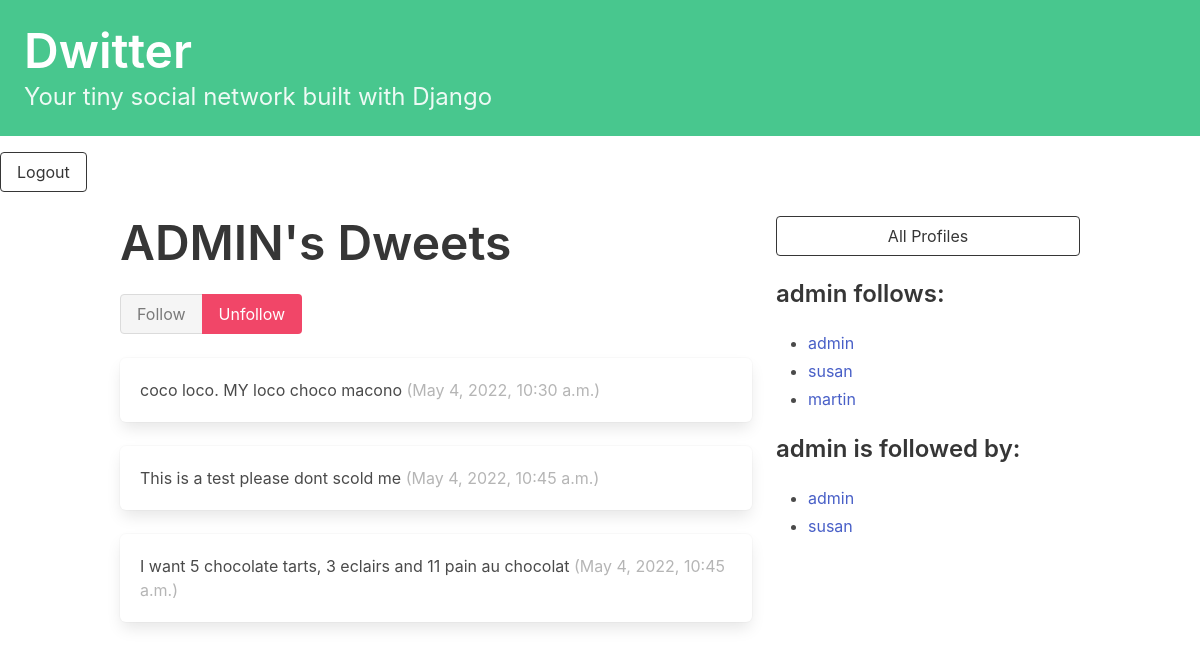
/profile/1 (signed in), run on an earlier commit of the app's database.
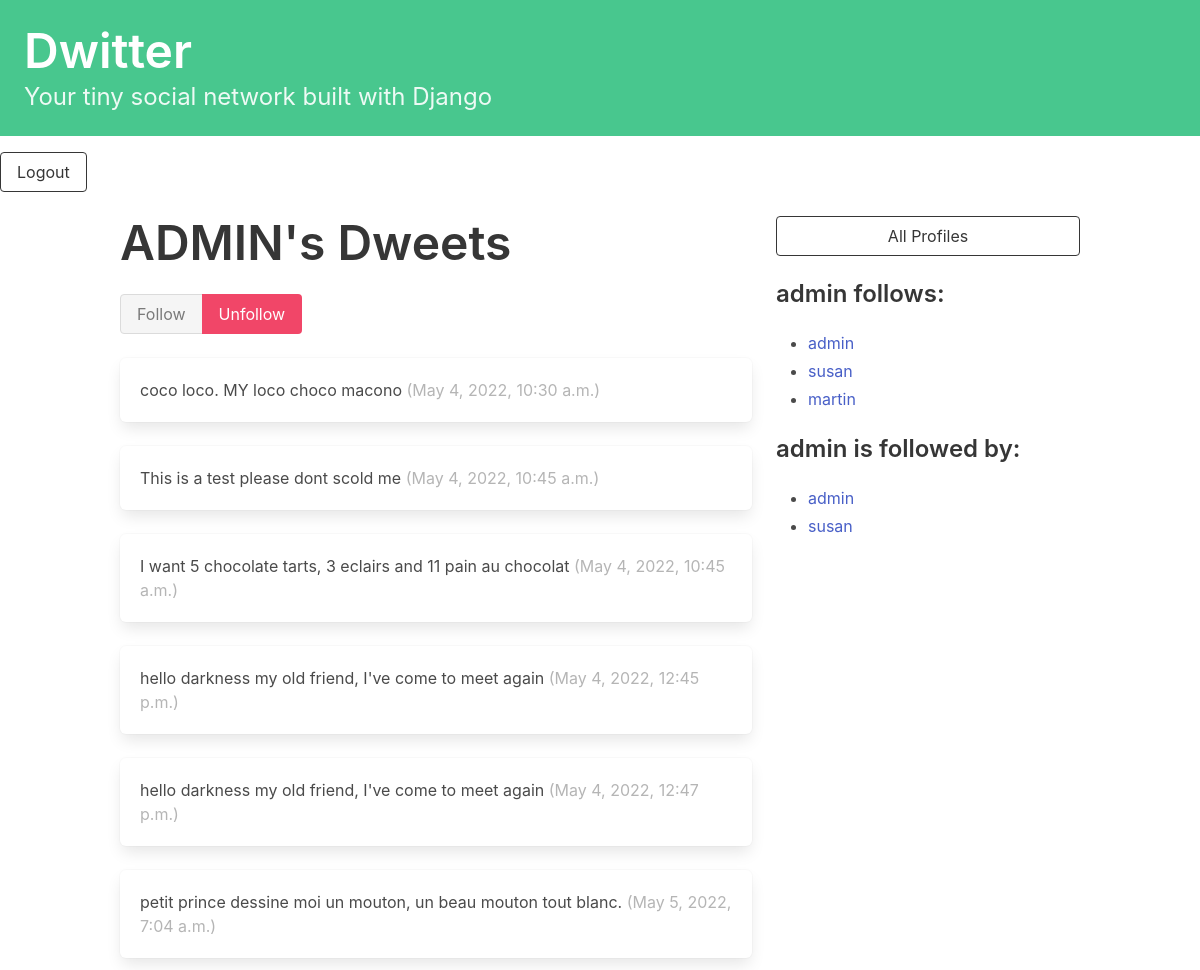
And on a later commit of the database.
### dwitter/models.py (models this page shows, shortened)
class Dweet(models.Model):
    user = models.ForeignKey(
        User, related_name="dweets", on_delete=models.DO_NOTHING
        )
    body = models.CharField(max_length=140)
    created_at = models.DateTimeField(auto_now_add=True)

class Profile(models.Model):
    user = models.OneToOneField(User, on_delete=models.CASCADE)
    follows = models.ManyToManyField(
        "self",
        related_name="followed_by",
        symmetrical=False,
        blank=True
    )
    def __str__(self):
        return self.user.username

### dwitter/views.py (the view, shortened to what this page needs)
# urls.py: path("profile/<int:pk>", profile, name="profile"),
@login_required
def profile(request, pk):
    if not hasattr(request.user, 'profile'):
        missing_profile = Profile(user=request.user)
        missing_profile.save()
    profile = Profile.objects.get(pk=pk)
    return render(request, "dwitter/profile.html", {"profile": profile})

### dwitter/templates/dwitter/profile.html (shortened to what this page needs)
{% extends "base.html" %}
{% block content %}
<div class="column">
    <div class="block">
    <h1 class="title is-1">
        {{profile.user.username|upper}}'s Dweets
    </h1>
    <form method="post">
        <div class="buttons has-addons">
            {% if profile in user.profile.follows.all %}
                <button class="button is-success is-static">Follow</button>
                <button class="button is-danger" name="follow" value="unfollow">
                    Unfollow
                </button>
            {% else %}
                <button class="button is-success" name="follow" value="follow">
                    Follow
                </button>
                <button class="button is-danger is-static">Unfollow</button>
            {% endif %}
        </div>
    </form>
    </div>
      <div class="content">
        {% for dweet in profile.user.dweets.all %}
        <div class="box">
            {{ dweet.body }}
            <span class="is-small has-text-grey-light">
                ({{dweet.created_at }})
            </span>
        </div>
        {% endfor %}
    </div>
</div>
<div class="column is-one-third">
    <div class="block">
        <a href="{% url 'dwitter:profile_list' %}">
            <button class="button is-dark is-outlined is-fullwidth">
                All Profiles
            </button>
        </a>
    </div>
    <div class="block">
        <h3 class="title is-4">
            {{profile.user.username}} follows:
        </h3>
        <div class="content">
            <ul>
            {% for following in profile.follows.all %}
                <li>
                    <a href="{% url 'dwitter:profile' following.id %}" >
                        {{ following }}
                    </a>
                </li>
            {% endfor %}
            </ul>
        </div>
    </div>
    <div class="block">
        <h3 class="title is-4">
            {{profile.user.username}} is followed by:
        </h3>
        <div class="content">
            <ul>
            {% for follower in profile.followed_by.all %}
                <li>
                    <a href="{% url 'dwitter:profile' follower.id %}">
                        {{ follower }}
                    </a>
                </li>
            {% endfor %}
            </ul>
        </div>
    </div>
</div>
{% endblock content %}

What changed in the data, as far as the page shows it:
added Dweet: body "hello darkness my old friend, I've come to meet again", created_at "May 4, 2022, 12:45 p.m."
added Dweet: body "hello darkness my old friend, I've come to meet again", created_at "May 4, 2022, 12:47 p.m."
added Dweet: body "petit prince dessine moi un mouton, un beau mouton tout blanc.", created_at "May 5, 2022, 7:04 a.m."
